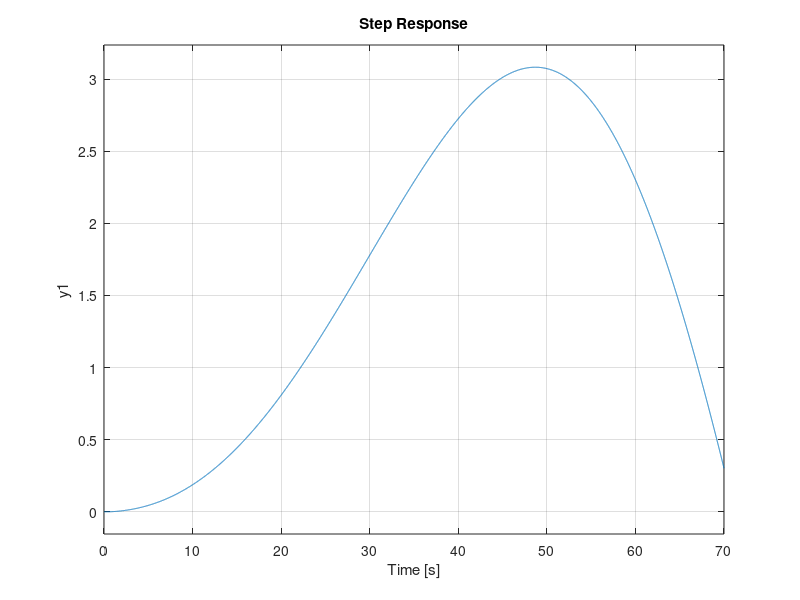

Source code (MATLAB):
k = 1;
p = [k*1 k*1];
q = [1 5 6 0];
tp = tf(p, q);
leadnum = [0.088 1];
leadden = [0.022 1];
tp_lead = tf(leadnum, leadden);
lagnum = [10 1];
lagden = [100 1];
tp_lag = tf(lagnum, lagden);
tp_lead = tp * tp_lead
tp_lag = tp*tp_lag
%Uncomment one of the below to get the plot desired
%bode(tp)
%step(tp/(1+tp))
%bode(tp_lead)
%step(tp_lead/(1+tp_lead))
%bode(tp_lag)
%step(tp_lag/(1+tp_lag))
%bode(tp_lead*tp_lag)
step(tp_lead*tp_lag/(1+tp_lead*tp_lag))